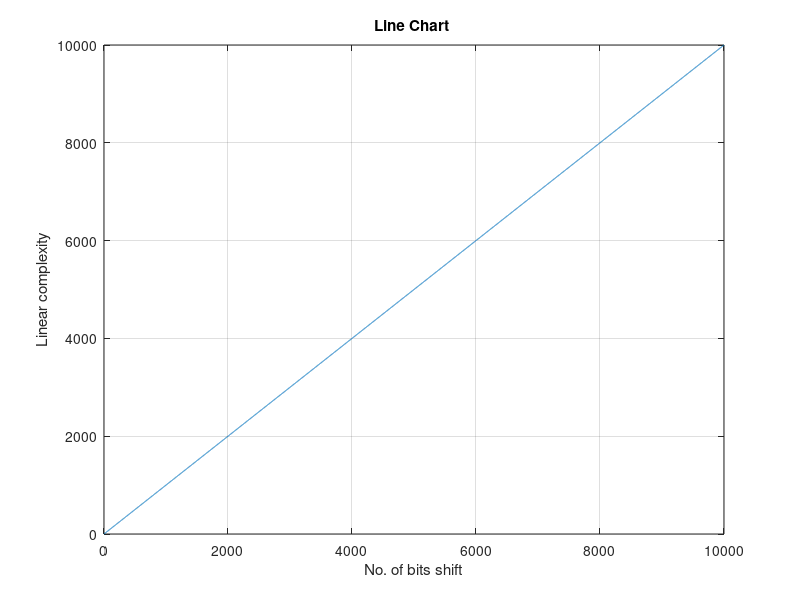

Recreate this plot in MATLAB.
% Generate sample data
x = 0:10000; % X-axis values
y = 0:10000; % Y-axis values (random)

% Plot the line chart
plot(x, y);

% Add labels and title
xlabel('No. of bits shift');
ylabel('Linear complexity');
title('Line Chart ');

% Optionally, add grid lines
grid on;
